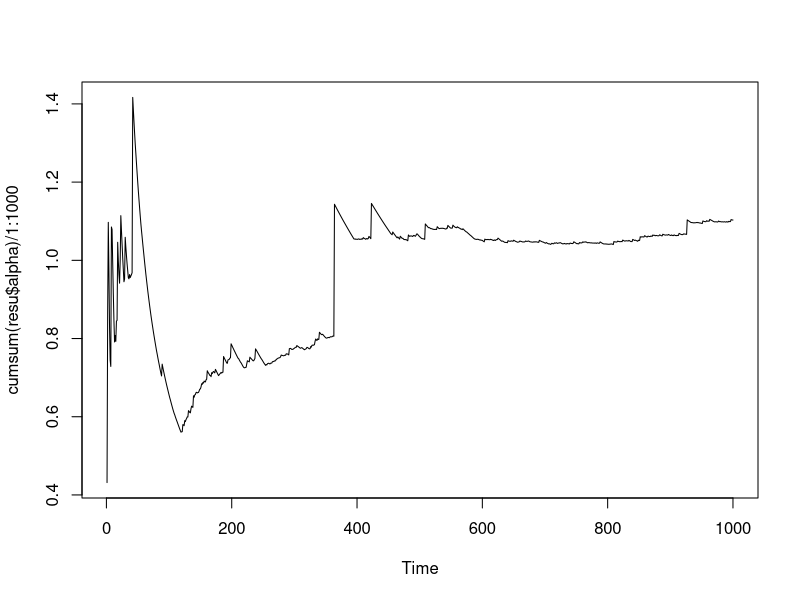
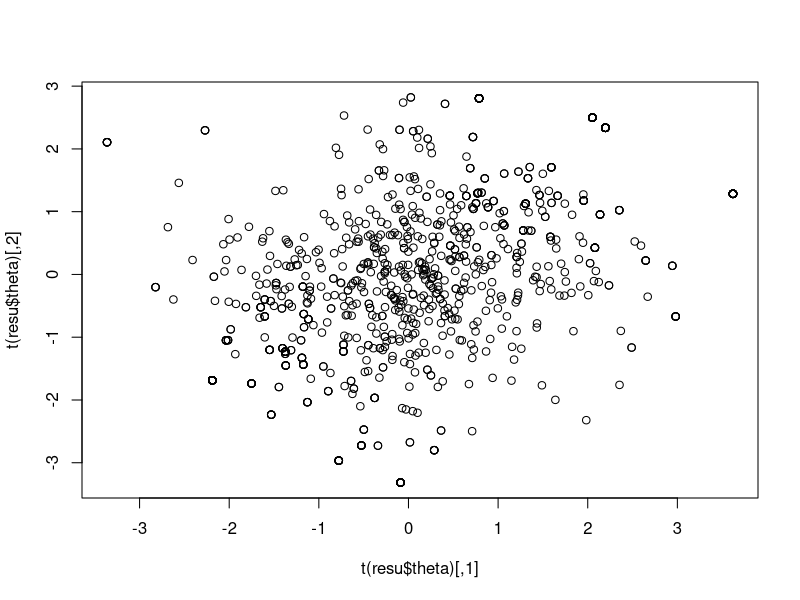

Here is the R script that generated these plots, in order: (Note: this script raises an error after producing the figures.)
# Metropolis Hastings -------------------------------------------------------------------------

# helpers -----------------------------------------------------------------
pdf_mvnorm <- function(x, mu, Sigma, P = NULL, d) {
  eps <- .Machine$double.eps^.4
  if (is.null(P)) {
    tmp <- La.svd(Sigma)
    D <- sqrt(tmp$d)
    D <- pmax(D, eps)
    D.inv <- 1 / D
    sqrtP <- D.inv * tmp$vt
    sqrtP[abs(sqrtP) == Inf] <- 0
  }
  K <- (2*pi)**-(d/2)
  p <- det(Sigma)^-0.5  *exp(-0.5*crossprod(sqrtP %*% (x - mu)))
  return(p*K)
}

pdf_mvstudent <- function(x, nu, mu, Sigma, P = NULL, d) {
  eps <- .Machine$double.eps^.4
  if (is.null(P)) {
    tmp <- La.svd(Sigma)
    D <- sqrt(tmp$d)
    D <- pmax(D, eps)
    D.inv <- 1 / D
    sqrtP <- D.inv * tmp$vt
    sqrtP[abs(sqrtP) == Inf] <- 0
  }
  K <- gamma(0.5*(nu+d))/(gamma(0.5*nu)*(nu*pi)**(0.5*d))
  p <- det(Sigma)**-0.5*(1+nu**-1*crossprod(sqrtP %*% (x - mu)))**(-0.5*(nu+d))
  return(p*K)
  }

draw_mvn <- function(mu, Sigma, d, P=NULL){
  eps <- .Machine$double.eps^.4
  if (is.null(P)) {
    tmp <- La.svd(Sigma)
    D <- sqrt(tmp$d)
    D <- pmax(D, eps)
    sqrtSigma <- D*tmp$vt
  }
  
  x <- mu + t(sqrtSigma)%*%matrix(rnorm(d))
  return(x)
}



# metropolis hastings -----------------------------------------------------
# Metropolis Hastings -------------------------------------------------------------------------
metropolis_hastings <- function(target,
                                proposal,
                                draw_proposal,
                                niter,
                                d) {
  theta <- matrix(NA, nrow = d, ncol = niter)
  alpha <- vector(mode = "numeric", length = niter)
  
  # 1.) draw initial value
  # 2.) repeat fot i in 1,...,niter
  theta_last <- matrix(c(1,1), nrow=2)
  
  for (i in 1:niter) {
    
    # a.) draw caindidate theta*
    theta_cand <- draw_proposal()
    
    # b.) calc alpha
    log_alpha <- log(target(theta_cand)) +
      log(proposal(theta_last)) -
      log(target(theta_last)) -
      log(proposal(theta_cand))
    
    alpha[i] <- exp(log_alpha)
    
    # c.)
    #browser()
    if (alpha[i] >= 1) {
      # accept draw
      theta[, i] <- theta_cand
      theta_last <- theta_cand
    } else {
      if (alpha[i] > runif(1)) {
        # accept with prop alpha
        theta[, i] <- theta_cand
        theta_last <- theta_cand
      }
      else {
        # reject
        theta[, i] <- theta_last
      }
    }
  }
  
  return(list(theta = theta, alpha = alpha))
}


# target 
target <-function(x){
  p <- pdf_mvstudent(x,
              nu = 2,
              mu = matrix(c(0, 0)),
              Sigma = matrix(c(4.59, 3.88, 3.88, 4.59), nrow=2),
              d = 2)
  return(p)
  }

# proposal
proposal <- function(x){
  p <- pdf_mvnorm(x,
                  mu = matrix(c(0, 0)),
                  Sigma = diag(2),
                  d = 2,
                  P=NULL)
  return(p)
  }

# draw from proposal
draw_proposal <- function(){
  x <- draw_mvn(mu = matrix(c(0, 0)),
                Sigma = diag(2),
                d = 2,
                P=NULL)
  return(x)
}


# sample
resu <- metropolis_hastings(target, proposal, draw_proposal, niter=1000, d=2)

plot.ts(cumsum(resu$alpha)/1:1000)

plot(t(resu$theta))


# plot bivariate mvn
nsim <- 5000
x <- matrix(0, nrow=2, ncol=nsim)

e1 <- matrix(c(6 , 6))
e2 <- matrix(c(0.5, -0.5))
crossprod(e1, e2)
v1 <- sqrt(crossprod(e1)[1])
v2 <- sqrt(crossprod(e2)[1])
e1 <- e1/v1
e2 <- e2/v2
Q <- cbind(e1, e2)
Lambda <- diag(c(v1, v2))
Sigma <- Q%*%Lambda%*%t(Q)

# L <- matrix(c(1, -0.9, 0, -1), nrow = 2, ncol = 2)
# Sigma <- tcrossprod(L)
# Sigma
# Sigma <- matrix(c(4.0, -9.6, -9.6, 64.0), nrow=2)
mu <- matrix(c(0,0))

for (i in 1:nsim){
  x[,i] <- draw_proposal(mu, Sigma, 2)
}
cov(t(x))
plot(t(x))



